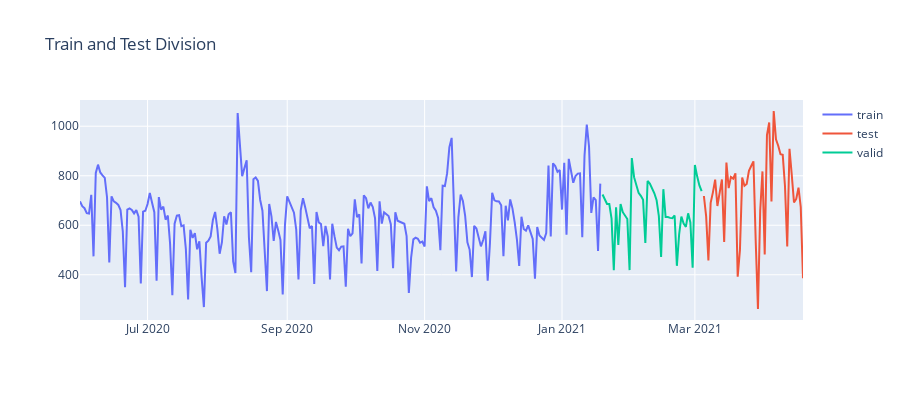

The notebook cell saved with this chart:
### Code cell
fig = go.Figure()
fig.add_trace(go.Scatter(x=train.index,y=train.values,
#                     mode='lines',
                    name='train'))
fig.add_trace(go.Scatter(x=test.index,y=test.values,
                    mode='lines',
                    name='test'))
fig.add_trace(go.Scatter(x=valid.index,y=valid.values,
                    mode='lines',
                    name='valid'))


fig.update_layout(height=400,
                 title='Train and Test Division')
fig.show()
